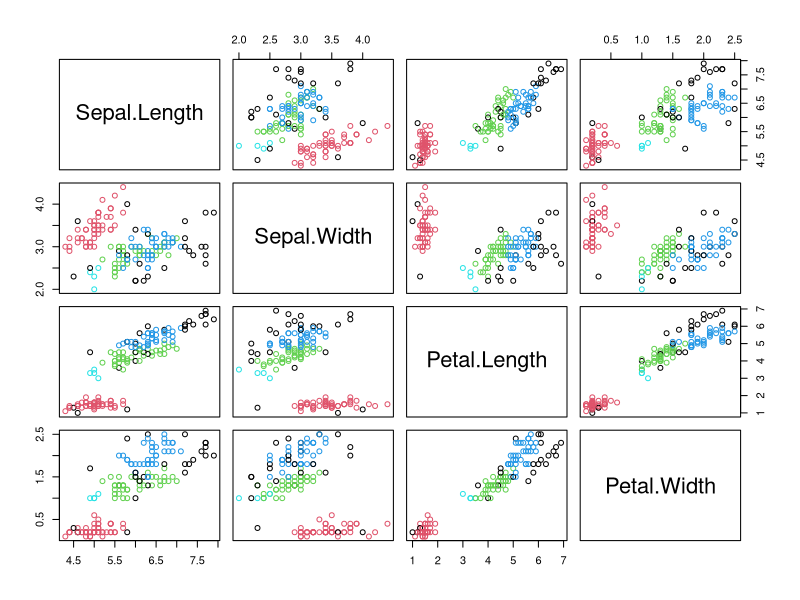
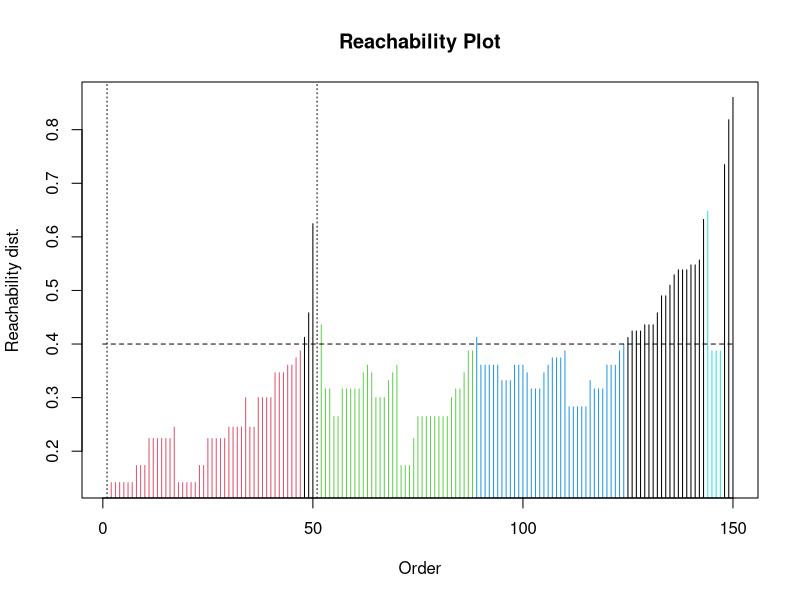
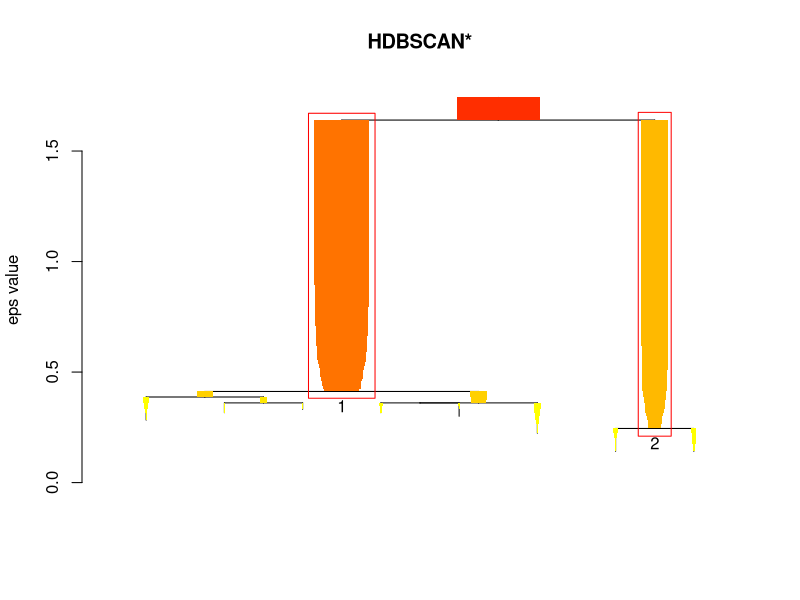

These figures' R source, in order:
## ---- chunk 1
options(digits = 2)
knitr::opts_chunk$set(tidy = TRUE, message = FALSE, fig.path = 'inst/README_files/')
## ---- chunk 2
pkg <- 'dbscan'

library(stringr)

  cat(str_interp("[![CRAN version](http://www.r-pkg.org/badges/version/${pkg})](https://CRAN.R-project.org/package=${pkg})\n"))
  cat(str_interp("[![stream r-universe status](https://mhahsler.r-universe.dev/badges/${pkg})](https://mhahsler.r-universe.dev/ui#package:${pkg})\n"))
  cat(str_interp("[![CRAN RStudio mirror downloads](http://cranlogs.r-pkg.org/badges/grand-total/${pkg})](https://CRAN.R-project.org/package=${pkg})\n"))
## ---- chunk 3
library("dbscan")

data("iris")
x <- as.matrix(iris[, 1:4])
## ---- chunk 4
db <- dbscan(x, eps = .4, minPts = 4)
db
## ---- chunk 5
pairs(x, col = db$cluster + 1L)
## ---- chunk 6
opt <- optics(x, eps = 1, minPts = 4)
opt
## ---- chunk 7
opt <- extractDBSCAN(opt, eps_cl = .4)
plot(opt)
## ---- chunk 8
hdb <- hdbscan(x, minPts = 4)
hdb
## ---- chunk 9
plot(hdb, show_flat = TRUE)
